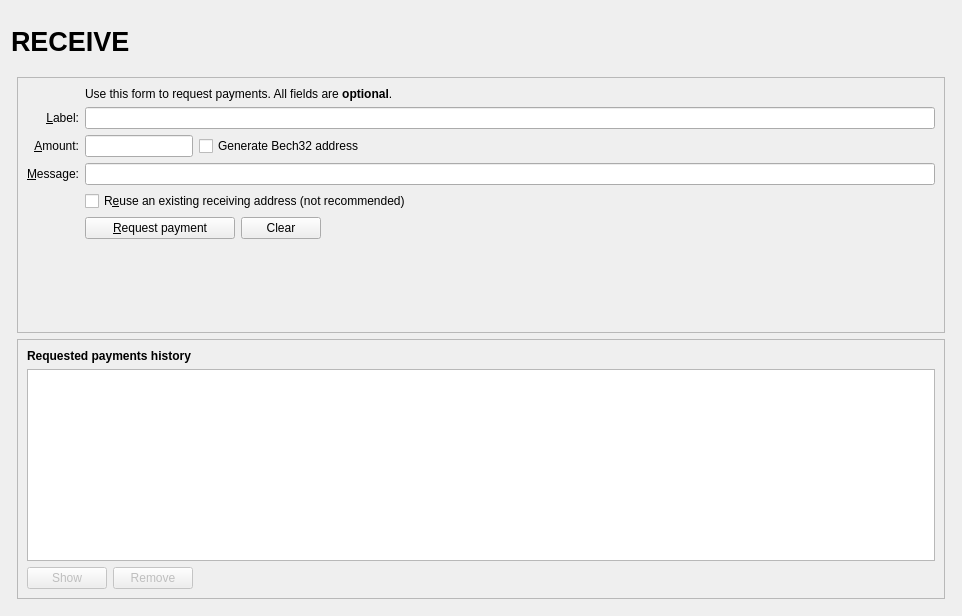
<?xml version="1.0" encoding="UTF-8"?>
<ui version="4.0">
 <class>ReceiveCoinsDialog</class>
 <widget class="QWidget" name="ReceiveCoinsDialog">
  <property name="geometry">
   <rect>
    <x>0</x>
    <y>0</y>
    <width>962</width>
    <height>616</height>
   </rect>
  </property>
  <layout class="QVBoxLayout" name="verticalLayout" stretch="0">
   <item>
    <layout class="QVBoxLayout" name="verticalLayout_Master" stretch="0,1">
     <property name="spacing">
      <number>0</number>
     </property>
     <item>
      <widget class="QFrame" name="frame_Header">
       <layout class="QVBoxLayout" name="verticalLayout_8">
        <property name="leftMargin">
         <number>0</number>
        </property>
        <property name="topMargin">
         <number>0</number>
        </property>
        <property name="rightMargin">
         <number>0</number>
        </property>
        <property name="bottomMargin">
         <number>0</number>
        </property>
        <item>
         <layout class="QHBoxLayout" name="horizontalLayout_Header" stretch="1,0,1">
          <item>
           <widget class="QLabel" name="labelOverviewHeaderLeft">
            <property name="minimumSize">
             <size>
              <width>464</width>
              <height>60</height>
             </size>
            </property>
            <property name="maximumSize">
             <size>
              <width>16777215</width>
              <height>60</height>
             </size>
            </property>
            <property name="font">
             <font>
              <pointsize>20</pointsize>
              <weight>75</weight>
              <bold>true</bold>
             </font>
            </property>
            <property name="text">
             <string>RECEIVE</string>
            </property>
           </widget>
          </item>
          <item>
           <spacer name="horizontalSpacer_3">
            <property name="orientation">
             <enum>Qt::Horizontal</enum>
            </property>
            <property name="sizeHint" stdset="0">
             <size>
              <width>40</width>
              <height>20</height>
             </size>
            </property>
           </spacer>
          </item>
          <item>
           <widget class="QLabel" name="labelOverviewHeaderRight">
            <property name="minimumSize">
             <size>
              <width>464</width>
              <height>60</height>
             </size>
            </property>
            <property name="maximumSize">
             <size>
              <width>16777215</width>
              <height>60</height>
             </size>
            </property>
            <property name="font">
             <font>
              <pointsize>14</pointsize>
             </font>
            </property>
            <property name="text">
             <string/>
            </property>
            <property name="alignment">
             <set>Qt::AlignRight|Qt::AlignTrailing|Qt::AlignVCenter</set>
            </property>
           </widget>
          </item>
         </layout>
        </item>
       </layout>
      </widget>
     </item>
     <item>
      <widget class="QFrame" name="frame_BG">
       <layout class="QVBoxLayout" name="verticalLayout_5">
        <property name="leftMargin">
         <number>6</number>
        </property>
        <property name="topMargin">
         <number>6</number>
        </property>
        <property name="rightMargin">
         <number>6</number>
        </property>
        <property name="bottomMargin">
         <number>6</number>
        </property>
        <item>
         <widget class="QFrame" name="frame2">
          <property name="sizePolicy">
           <sizepolicy hsizetype="Preferred" vsizetype="Expanding">
            <horstretch>0</horstretch>
            <verstretch>0</verstretch>
           </sizepolicy>
          </property>
          <property name="frameShape">
           <enum>QFrame::StyledPanel</enum>
          </property>
          <property name="frameShadow">
           <enum>QFrame::Sunken</enum>
          </property>
          <layout class="QVBoxLayout" name="verticalLayout_3">
           <item>
            <layout class="QGridLayout" name="gridLayout">
             <item row="7" column="2">
              <widget class="QCheckBox" name="reuseAddress">
               <property name="toolTip">
                <string>Reuse one of the previously used receiving addresses.&lt;br&gt;Reusing addresses has security and privacy issues.&lt;br&gt;Do not use this unless re-generating a payment request made before.</string>
               </property>
               <property name="text">
                <string>R&amp;euse an existing receiving address (not recommended)</string>
               </property>
              </widget>
             </item>
             <item row="7" column="0">
              <widget class="QLabel" name="label_4">
               <property name="text">
                <string/>
               </property>
              </widget>
             </item>
             <item row="6" column="0">
              <widget class="QLabel" name="label_3">
               <property name="toolTip">
                <string>An optional message to attach to the payment request, which will be displayed when the request is opened. Note: The message will not be sent with the payment over the Dividend network.</string>
               </property>
               <property name="text">
                <string>&amp;Message:</string>
               </property>
               <property name="alignment">
                <set>Qt::AlignRight|Qt::AlignTrailing|Qt::AlignVCenter</set>
               </property>
               <property name="buddy">
                <cstring>reqMessage</cstring>
               </property>
              </widget>
             </item>
             <item row="4" column="2">
              <widget class="QLineEdit" name="reqLabel">
               <property name="toolTip">
                <string>An optional label to associate with the new receiving address.</string>
               </property>
              </widget>
             </item>
             <item row="6" column="2">
              <widget class="QLineEdit" name="reqMessage">
               <property name="toolTip">
                <string>An optional message to attach to the payment request, which will be displayed when the request is opened.&lt;br&gt;Note: The message will not be sent with the payment over the Dividend network.</string>
               </property>
              </widget>
             </item>
             <item row="2" column="2">
              <widget class="QLabel" name="label_5">
               <property name="text">
                <string>Use this form to request payments. All fields are &lt;b&gt;optional&lt;/b&gt;.</string>
               </property>
              </widget>
             </item>
             <item row="4" column="0">
              <widget class="QLabel" name="label_2">
               <property name="toolTip">
                <string>An optional label to associate with the new receiving address.</string>
               </property>
               <property name="text">
                <string>&amp;Label:</string>
               </property>
               <property name="alignment">
                <set>Qt::AlignRight|Qt::AlignTrailing|Qt::AlignVCenter</set>
               </property>
               <property name="buddy">
                <cstring>reqLabel</cstring>
               </property>
              </widget>
             </item>
             <item row="5" column="0">
              <widget class="QLabel" name="label">
               <property name="toolTip">
                <string>An optional amount to request. Leave this empty or zero to not request a specific amount.</string>
               </property>
               <property name="text">
                <string>&amp;Amount:</string>
               </property>
               <property name="alignment">
                <set>Qt::AlignRight|Qt::AlignTrailing|Qt::AlignVCenter</set>
               </property>
               <property name="buddy">
                <cstring>reqAmount</cstring>
               </property>
              </widget>
             </item>
            <item row="5" column="2">
             <layout class="QHBoxLayout" name="horizontalLayout_6">
              <item>
               <widget class="BitcoinAmountField" name="reqAmount">
                <property name="sizePolicy">
                 <sizepolicy hsizetype="Fixed" vsizetype="Fixed">
                  <horstretch>0</horstretch>
                  <verstretch>0</verstretch>
                 </sizepolicy>
                </property>
                <property name="minimumSize">
                 <size>
                  <width>80</width>
                  <height>0</height>
                 </size>
                </property>
                <property name="maximumSize">
                 <size>
                  <width>1000</width>
                  <height>100</height>
                 </size>
                </property>
                <property name="toolTip">
                 <string>An optional amount to request. Leave this empty or zero to not request a specific amount.</string>
                </property>
               </widget>
              </item>
              <item>
               <widget class="QCheckBox" name="useBech32">
                <property name="sizePolicy">
                 <sizepolicy hsizetype="Fixed" vsizetype="Fixed">
                  <horstretch>0</horstretch>
                  <verstretch>0</verstretch>
                 </sizepolicy>
                </property>
                <property name="maximumSize">
                 <size>
                  <width>1000</width>
                  <height>16777215</height>
                 </size>
                </property>
                <property name="focusPolicy">
                 <enum>Qt::StrongFocus</enum>
                </property>
                <property name="toolTip">
                 <string>Bech32 addresses (BIP-173) are cheaper to spend from and offer better protection against typos. When unchecked a P2SH wrapped SegWit address will be created, compatible with older wallets.</string>
                </property>
                <property name="text">
                 <string>Generate Bech32 address</string>
                </property>
               </widget>
              </item>
              <item>
               <spacer name="horizontalSpacer_3">
                <property name="orientation">
                 <enum>Qt::Horizontal</enum>
                </property>
                <property name="sizeHint" stdset="0">
                 <size>
                  <width>0</width>
                  <height>0</height>
                 </size>
                </property>
               </spacer>
              </item>
             </layout>
            </item> 
           <item row="8" column="0">
              <widget class="QLabel" name="label_7">
               <property name="text">
                <string/>
               </property>
              </widget>
             </item>
             <item row="8" column="2">
              <layout class="QHBoxLayout" name="horizontalLayout">
               <item>
                <widget class="QPushButton" name="receiveButton">
                 <property name="minimumSize">
                  <size>
                   <width>150</width>
                   <height>0</height>
                  </size>
                 </property>
                 <property name="text">
                  <string>&amp;Request payment</string>
                 </property>
                 <property name="icon">
                  <iconset resource="../dividend.qrc">
                   <normaloff>:/icons/receiving_addresses</normaloff>:/icons/receiving_addresses</iconset>
                 </property>
                </widget>
               </item>
               <item>
                <widget class="QPushButton" name="clearButton">
                 <property name="sizePolicy">
                  <sizepolicy hsizetype="Minimum" vsizetype="Fixed">
                   <horstretch>0</horstretch>
                   <verstretch>0</verstretch>
                  </sizepolicy>
                 </property>
                 <property name="toolTip">
                  <string>Clear all fields of the form.</string>
                 </property>
                 <property name="text">
                  <string>Clear</string>
                 </property>
                 <property name="icon">
                  <iconset resource="../dividend.qrc">
                   <normaloff>:/icons/remove</normaloff>:/icons/remove</iconset>
                 </property>
                 <property name="autoDefault">
                  <bool>false</bool>
                 </property>
                </widget>
               </item>
               <item>
                <spacer name="horizontalSpacer">
                 <property name="orientation">
                  <enum>Qt::Horizontal</enum>
                 </property>
                 <property name="sizeHint" stdset="0">
                  <size>
                   <width>40</width>
                   <height>20</height>
                  </size>
                 </property>
                </spacer>
               </item>
              </layout>
             </item>
             <item row="9" column="2">
              <spacer name="verticalSpacer">
               <property name="orientation">
                <enum>Qt::Vertical</enum>
               </property>
               <property name="sizeHint" stdset="0">
                <size>
                 <width>20</width>
                 <height>40</height>
                </size>
               </property>
              </spacer>
             </item>
            </layout>
           </item>
          </layout>
         </widget>
        </item>
        <item>
         <widget class="QFrame" name="frame">
          <property name="sizePolicy">
           <sizepolicy hsizetype="Preferred" vsizetype="Expanding">
            <horstretch>0</horstretch>
            <verstretch>0</verstretch>
           </sizepolicy>
          </property>
          <property name="frameShape">
           <enum>QFrame::StyledPanel</enum>
          </property>
          <property name="frameShadow">
           <enum>QFrame::Raised</enum>
          </property>
          <layout class="QVBoxLayout" name="verticalLayout_2">
           <item>
            <widget class="QLabel" name="label_6">
             <property name="font">
              <font>
               <weight>75</weight>
               <bold>true</bold>
              </font>
             </property>
             <property name="text">
              <string>Requested payments history</string>
             </property>
            </widget>
           </item>
           <item>
            <widget class="QTableView" name="recentRequestsView">
             <property name="palette">
              <palette>
               <active>
                <colorrole role="Text">
                 <brush brushstyle="SolidPattern">
                  <color alpha="255">
                   <red>51</red>
                   <green>51</green>
                   <blue>51</blue>
                  </color>
                 </brush>
                </colorrole>
               </active>
               <inactive>
                <colorrole role="Text">
                 <brush brushstyle="SolidPattern">
                  <color alpha="255">
                   <red>51</red>
                   <green>51</green>
                   <blue>51</blue>
                  </color>
                 </brush>
                </colorrole>
               </inactive>
               <disabled>
                <colorrole role="Text">
                 <brush brushstyle="SolidPattern">
                  <color alpha="255">
                   <red>85</red>
                   <green>85</green>
                   <blue>85</blue>
                  </color>
                 </brush>
                </colorrole>
               </disabled>
              </palette>
             </property>
             <property name="contextMenuPolicy">
              <enum>Qt::CustomContextMenu</enum>
             </property>
             <property name="tabKeyNavigation">
              <bool>false</bool>
             </property>
             <property name="sortingEnabled">
              <bool>true</bool>
             </property>
            </widget>
           </item>
           <item>
            <layout class="QHBoxLayout" name="horizontalLayout_2">
             <item>
              <widget class="QPushButton" name="showRequestButton">
               <property name="enabled">
                <bool>false</bool>
               </property>
               <property name="toolTip">
                <string>Show the selected request (does the same as double clicking an entry)</string>
               </property>
               <property name="text">
                <string>Show</string>
               </property>
               <property name="icon">
                <iconset resource="../dividend.qrc">
                 <normaloff>:/icons/edit</normaloff>:/icons/edit</iconset>
               </property>
               <property name="autoDefault">
                <bool>false</bool>
               </property>
              </widget>
             </item>
             <item>
              <widget class="QPushButton" name="removeRequestButton">
               <property name="enabled">
                <bool>false</bool>
               </property>
               <property name="toolTip">
                <string>Remove the selected entries from the list</string>
               </property>
               <property name="text">
                <string>Remove</string>
               </property>
               <property name="icon">
                <iconset resource="../dividend.qrc">
                 <normaloff>:/icons/remove</normaloff>:/icons/remove</iconset>
               </property>
               <property name="autoDefault">
                <bool>false</bool>
               </property>
              </widget>
             </item>
             <item>
              <spacer name="horizontalSpacer_2">
               <property name="orientation">
                <enum>Qt::Horizontal</enum>
               </property>
               <property name="sizeHint" stdset="0">
                <size>
                 <width>40</width>
                 <height>20</height>
                </size>
               </property>
              </spacer>
             </item>
            </layout>
           </item>
          </layout>
         </widget>
        </item>
       </layout>
      </widget>
     </item>
    </layout>
   </item>
  </layout>
 </widget>
 <customwidgets>
  <customwidget>
   <class>BitcoinAmountField</class>
   <extends>QLineEdit</extends>
   <header>bitcoinamountfield.h</header>
   <container>1</container>
  </customwidget>
 </customwidgets>
 <tabstops>
  <tabstop>reqLabel</tabstop>
  <tabstop>reqAmount</tabstop>
  <tabstop>reqMessage</tabstop>
  <tabstop>reuseAddress</tabstop>
  <tabstop>receiveButton</tabstop>
  <tabstop>clearButton</tabstop>
  <tabstop>recentRequestsView</tabstop>
  <tabstop>showRequestButton</tabstop>
  <tabstop>removeRequestButton</tabstop>
 </tabstops>
 <resources>
  <include location="../dividend.qrc"/>
 </resources>
 <connections/>
</ui>
